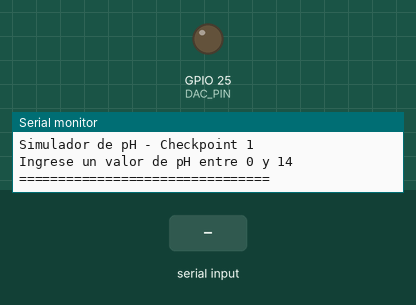
The sketch below on a simulated ESP32. On the bench: output pins drawn as LEDs (lit = HIGH), the last lines printed to the serial monitor. The inputs (shaded band) are chosen by the test bench.

Above: at 1.2 s.
1.3 s: "5\n" received over Serial
At 2.1 s:
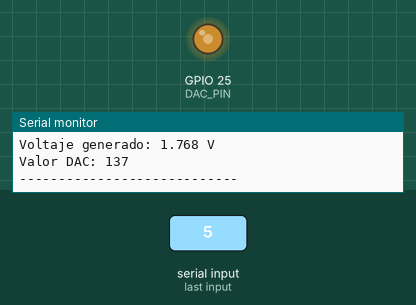
2.8 s: "90,45\n" received over Serial
Timing chart, 0 to 5.8 s (numbered marks = the images above; inputs shaded):
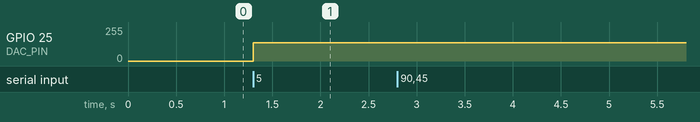

The sketch:

IB3_L2.ino
```cpp
// Laboratorio 2 - Instrumentacion Biomedica III
// Checkpoint 1: Simulador de señal de pH con DAC ESP32

#define DAC_PIN 25   // DAC1 del ESP32

const float S = 0.05916;     // Pendiente de Nernst (V/pH)
const float Vbias = 1.65;    // Punto medio del DAC

void setup() {

  Serial.begin(115200);

  Serial.println("================================");
  Serial.println("Simulador de pH - Checkpoint 1");
  Serial.println("Ingrese un valor de pH entre 0 y 14");
  Serial.println("================================");

}

void loop() {

  if (Serial.available() > 0) {

    float pH = Serial.parseFloat();

    // Limpia datos restantes del puerto serie
    while (Serial.available()) {
      Serial.read();
    }


    if (pH >= 0 && pH <= 14) {

      // Ecuacion indicada en la guia:
      // Vin = Vbias - S*(pH - 7)

      float Vin = Vbias - S * (pH - 7);


      // Conversion de voltaje a DAC de 8 bits
      int valorDAC = round((Vin / 3.3) * 255);


      // Limites del DAC
      if (valorDAC < 0) {
        valorDAC = 0;
      }

      if (valorDAC > 255) {
        valorDAC = 255;
      }


      // Escritura en DAC
      dacWrite(DAC_PIN, valorDAC);


      Serial.print("pH ingresado: ");
      Serial.println(pH);


      Serial.print("Voltaje generado: ");
      Serial.print(Vin, 3);
      Serial.println(" V");


      Serial.print("Valor DAC: ");
      Serial.println(valorDAC);


      Serial.println("----------------------------");


    } else {

      Serial.println("ERROR: El pH debe estar entre 0 y 14");

    }

  }

}
```

Measured:
- after the input at 1.3 s, GPIO 25 (DAC_PIN): 0/255 → 137/255 at once
